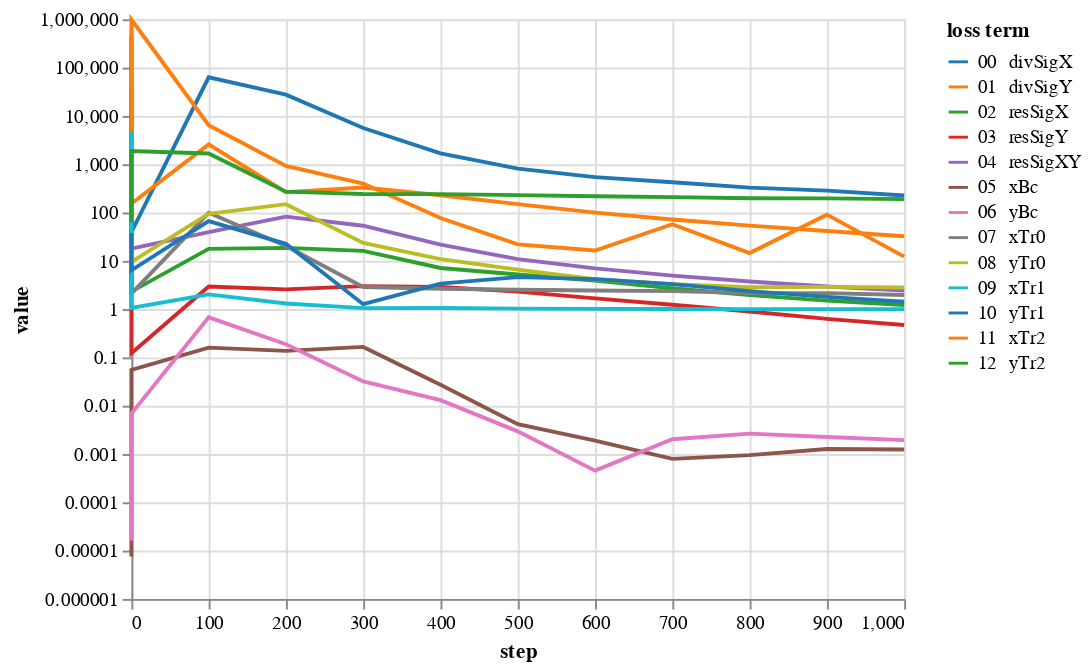

The notebook cell this image was saved under:
### Code cell
bcNames = ['xBc','yBc','xTr0','yTr0','xTr1','yTr1','xTr2','yTr2']
# lines = alt.Chart(pd.DataFrame({'step':[1000,3000,4000]})).mark_rule(color='gray').encode(x='step:Q')
lossPlot(losshistory, bcNames)

### Figure 1 — Vega-Lite specification as saved in the notebook (floating-point values rounded to 4 significant figures)
{"config": {"view": {"continuousWidth": 400, "continuousHeight": 300}}, "data": {"name": "data-486331fcd6863cebf55cec9da586428e"}, "mark": "line", "encoding": {"color": {"type": "nominal", "field": "loss term", "scale": {"scheme": "category10"}, "sort": ["00  divSigX", "01  divSigY", "02  resSigX", "03  resSigY", "04  resSigXY", "05  xBc", "06  yBc", "07  xTr0", "08  yTr0", "09  xTr1", "10  yTr1", "11  xTr2", "12  yTr2"]}, "tooltip": [{"type": "nominal", "field": "loss term"}, {"type": "quantitative", "field": "value"}, {"type": "quantitative", "field": "step"}], "x": {"type": "quantitative", "field": "step"}, "y": {"type": "quantitative", "field": "value", "scale": {"type": "log"}}}, "transform": [{"fold": ["00  divSigX", "01  divSigY", "02  resSigX", "03  resSigY", "04  resSigXY", "05  xBc", "06  yBc", "07  xTr0", "08  yTr0", "09  xTr1", "10  yTr1", "11  xTr2", "12  yTr2"], "as": ["loss term", "value"]}], "$schema": "https://vega.github.io/schema/vega-lite/v4.8.1.json", "datasets": {"data-486331fcd6863cebf55cec9da586428e": [{"00  divSigX": 3.619, "01  divSigY": 14.66, "02  resSigX": 38590.0, "03  resSigY": 464800.0, "04  resSigXY": 2234.0, "05  xBc": 7.593e-06, "06  yBc": 1.604e-05, "07  xTr0": 116.5, "08  yTr0": 31.97, "09  xTr1": 4971.0, "10  yTr1": 37.65, "11  xTr2": 4850.0, "12  yTr2": 63.79, "step": 0}, {"00  divSigX": 39.32, "01  divSigY": 151.6, "02  resSigX": 2.307, "03  resSigY": 0.1223, "04  resSigXY": 17.82, "05  xBc": 0.05515, "06  yBc": 0.006853, "07  xTr0": 2.093, "08  yTr0": 9.529, "09  xTr1": 1.06, "10  yTr1": 6.351, "11  xTr2": 990400.0, "12  yTr2": 1873.0, "step": 0}, {"00  divSigX": 63060.0, "01  divSigY": 2564.0, "02  resSigX": 17.69, "03  resSigY": 2.938, "04  resSigXY": 39.18, "05  xBc": 0.1595, "06  yBc": 0.6768, "07  xTr0": 98.47, "08  yTr0": 93.8, "09  xTr1": 2.016, "10  yTr1": 66.26, "11  xTr2": 6442.0, "12  yTr2": 1668.0, "step": 100}, {"00  divSigX": 27490.0, "01  divSigY": 263.5, "02  resSigX": 18.59, "03  resSigY": 2.57, "04  resSigXY": 82.33, "05  xBc": 0.1369, "06  yBc": 0.1881, "07  xTr0": 20.21, "08  yTr0": 148.6, "09  xTr1": 1.308, "10  yTr1": 22.47, "11  xTr2": 922.4, "12  yTr2": 270.1, "step": 200}, {"00  divSigX": 5630.0, "01  divSigY": 330.3, "02  resSigX": 16.05, "03  resSigY": 2.986, "04  resSigXY": 53.23, "05  xBc": 0.1648, "06  yBc": 0.03185, "07  xTr0": 2.864, "08  yTr0": 23.38, "09  xTr1": 1.049, "10  yTr1": 1.266, "11  xTr2": 397.0, "12  yTr2": 241.3, "step": 300}, {"00  divSigX": 1676.0, "01  divSigY": 227.3, "02  resSigX": 7.109, "03  resSigY": 2.874, "04  resSigXY": 21.7, "05  xBc": 0.02723, "06  yBc": 0.01301, "07  xTr0": 2.642, "08  yTr0": 10.88, "09  xTr1": 1.055, "10  yTr1": 3.379, "11  xTr2": 76.98, "12  yTr2": 239.7, "step": 400}, {"00  divSigX": 808.1, "01  divSigY": 149.2, "02  resSigX": 5.21, "03  resSigY": 2.309, "04  resSigXY": 10.86, "05  xBc": 0.004136, "06  yBc": 0.002945, "07  xTr0": 2.518, "08  yTr0": 6.578, "09  xTr1": 1.022, "10  yTr1": 4.604, "11  xTr2": 21.85, "12  yTr2": 229.0, "step": 500}, {"00  divSigX": 539.3, "01  divSigY": 99.33, "02  resSigX": 3.918, "03  resSigY": 1.671, "04  resSigXY": 6.952, "05  xBc": 0.001895, "06  yBc": 0.0004528, "07  xTr0": 2.425, "08  yTr0": 4.157, "09  xTr1": 1.013, "10  yTr1": 4.191, "11  xTr2": 16.35, "12  yTr2": 216.6, "step": 600}, {"00  divSigX": 424.2, "01  divSigY": 71.67, "02  resSigX": 2.703, "03  resSigY": 1.234, "04  resSigXY": 4.939, "05  xBc": 0.0007927, "06  yBc": 0.002027, "07  xTr0": 2.36, "08  yTr0": 3.293, "09  xTr1": 1.008, "10  yTr1": 3.292, "11  xTr2": 57.16, "12  yTr2": 208.6, "step": 700}, {"00  divSigX": 328.7, "01  divSigY": 53.47, "02  resSigX": 1.947, "03  resSigY": 0.8914, "04  resSigXY": 3.722, "05  xBc": 0.0009475, "06  yBc": 0.002644, "07  xTr0": 2.154, "08  yTr0": 2.838, "09  xTr1": 1.0, "10  yTr1": 2.355, "11  xTr2": 14.49, "12  yTr2": 197.6, "step": 800}, {"00  divSigX": 284.3, "01  divSigY": 41.49, "02  resSigX": 1.494, "03  resSigY": 0.6295, "04  resSigXY": 2.938, "05  xBc": 0.001272, "06  yBc": 0.002252, "07  xTr0": 2.138, "08  yTr0": 2.896, "09  xTr1": 0.9991, "10  yTr1": 1.788, "11  xTr2": 90.27, "12  yTr2": 196.8, "step": 900}, {"00  divSigX": 225.6, "01  divSigY": 32.2, "02  resSigX": 1.215, "03  resSigY": 0.4682, "04  resSigXY": 2.431, "05  xBc": 0.001241, "06  yBc": 0.001945, "07  xTr0": 1.961, "08  yTr0": 2.808, "09  xTr1": 0.9956, "10  yTr1": 1.419, "11  xTr2": 12.2, "12  yTr2": 189.9, "step": 1000}]}}
